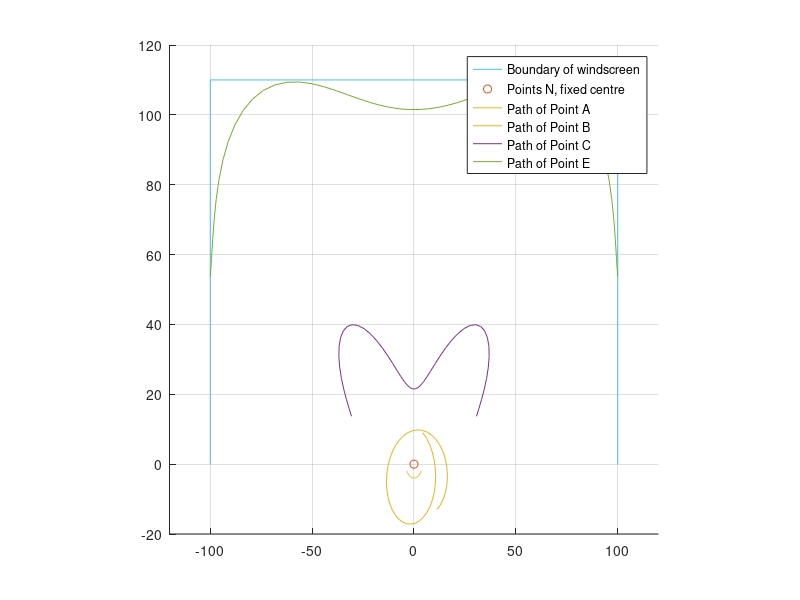
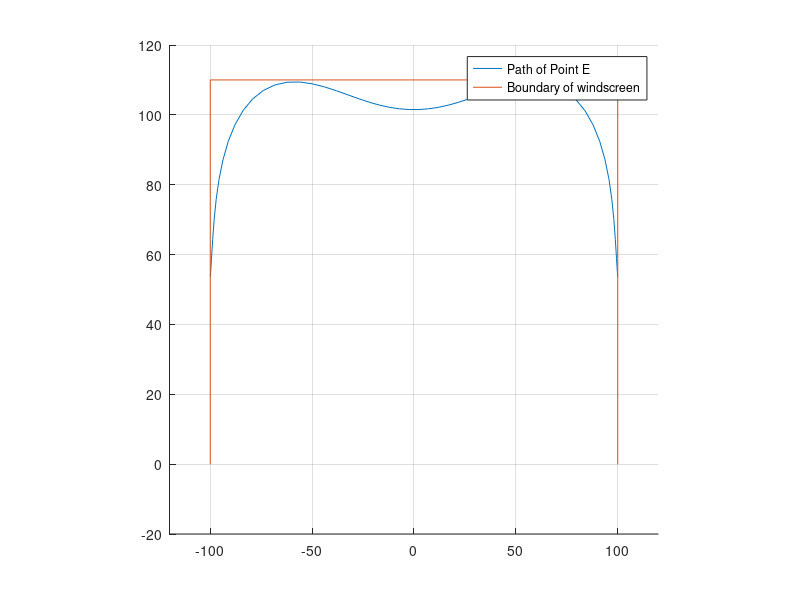

Write MATLAB code to recreate these figures, in order.
%%CREATES PLOTS WITH THE OPTIMISED VALUES WITH LEGENDS

clear all
clc 
close all



optimised_values = [54.0000   11.0000   13.5000   39.0000]

an = 4;
ce = 80;
z0 = optimised_values(1);
z9 = optimised_values(2);
ab = optimised_values(3);
bc = optimised_values(4);

beta_1 = linspace(-pi()/3, pi()/3, 50);
alpha_1 = linspace(pi() - ((z0/z9)*pi()/3), pi() + ((z0/z9)*pi()/3), 50);

xn = 0;
yn = 0;

a_centre_x = xn - an*sin(beta_1);
a_centre_y = yn - an*cos(beta_1);

xa = xn - an*sin(beta_1) + 1.9*sin(alpha_1);
ya = yn - an*cos(beta_1) + 1.9*cos(alpha_1);

xb = a_centre_x + ab*cos((- beta_1 + alpha_1));
yb = a_centre_y + ab*sin((- beta_1 + alpha_1));

%USE SIN RULE TO CALCULATE SIGMA

sigma = asin((sin(alpha_1)*ab)/bc);

xc = a_centre_x + ab*sin(alpha_1 - beta_1) - bc*sin(sigma + beta_1);
yc = a_centre_y + ab*cos(alpha_1 - beta_1) + bc*cos(sigma + beta_1);

%beta_range = -pi()/3:0.1:pi()/3;

ex = xc + ce*sin(-beta_1);

ey = yc + ce*cos(-beta_1);

figure(2);
hold on;
grid on;
axis([-120 120 -20 120]);
pbaspect([1 1 1]);

bounds_of_screen = [-100 -100 100 100; 0 110 110 0];
plot(bounds_of_screen(1,:), bounds_of_screen(2,:),'color',	'#4DBEEE');

plot(xn ,yn, 'o');
plot(a_centre_x, a_centre_y);
% plot(xa,ya);        %arc
% plot(xb(1), yb(1) , 'o');    %circle (oval)
plot(xb,yb, 'color', 	'#EDB120');  
plot(xc, yc, 'color', '#7E2F8E');      %line atm
plot(ex,ey,'color', '#77AC30')  %arc
legend("Boundary of windscreen","Points N, fixed centre","Path of Point A","Path of Point B","Path of Point C","Path of Point E")

figure(3)
hold on;
grid on;

pbaspect([1 1 1]);

axis([-120 120 -20 120]);
plot(ex,ey)  %arc,

bounds_of_screen = [-100 -100 100 100; 0 110 110 0];
plot(bounds_of_screen(1,:), bounds_of_screen(2,:));
legend("Path of Point E","Boundary of windscreen")
